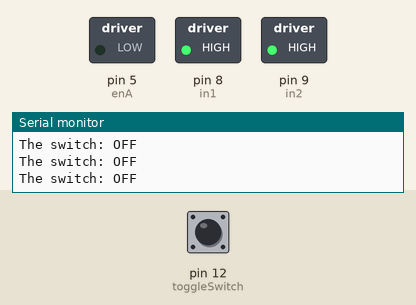
Bench run of a sketch on a simulated Arduino Uno, built with avr-gcc and run on an emulated ATmega328P. Parts: switched loads named in the sketch (green lamp = pin HIGH), the last lines printed to the serial monitor. Dashed ring = blinking. Inputs (shaded band) come from the test bench; at power-on: pin 12 (toggleSwitch) HIGH.

Above: at 1.2 s.
1.3 s: pin 12 (toggleSwitch) pulled LOW for 0.15 s
At 2.4 s:
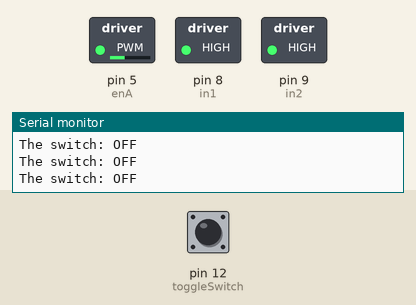
3.0 s: pin 12 (toggleSwitch) pulled LOW for 1 s
At 3.8 s:
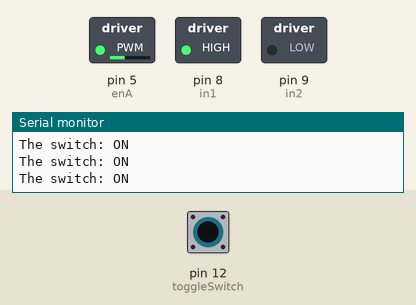
7.0 s: pin 12 (toggleSwitch) pulsed LOW 2 times (0.12 s each, 0.3 s apart)
At 7.3 s:
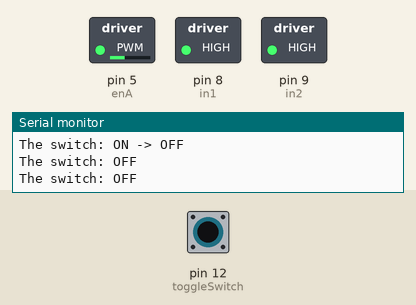
10.6 s: pin 12 (toggleSwitch) driven LOW
At 11.7 s:
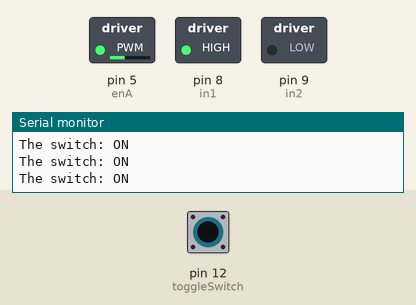
13.6 s: pin 12 (toggleSwitch) driven HIGH
At 14.7 s:
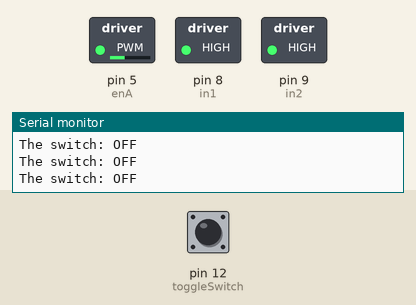
Timing chart, 0 to 16.6 s (numbered marks = the images above; inputs shaded):
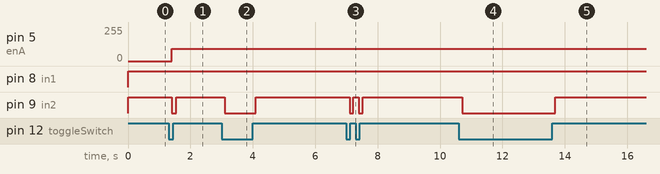

The sketch:

eppendorf_tube_rotator.ino
```cpp
// remember to add the ezButton library before starting
#include <ezButton.h>

#define enA 5
#define in1 8
#define in2 9
ezButton toggleSwitch(12);

int motorSpeedA = 0;

void setup() {
  // put your setup code here, to run once:
  Serial.begin(9600);
  toggleSwitch.setDebounceTime(50);
  pinMode(enA, OUTPUT);
  pinMode(in1,  OUTPUT);
  pinMode(in2, OUTPUT);
}

void loop() {
  // put your main code here, to run repeatedly:
  //analogWrite(enA, 100)
  toggleSwitch.loop();

  if (toggleSwitch.isPressed())
    Serial.println("The switch: OFF -> ON");

  if (toggleSwitch.isReleased())
    Serial.println("The switch: ON -> OFF");

  int state = toggleSwitch.getState();
  if (state == HIGH)
    Serial.println("The switch: OFF");
  else
    Serial.println("The switch: ON");

  if (state == LOW){
    digitalWrite(in1, HIGH);
    digitalWrite(in2, LOW);
    analogWrite(enA, 92);
  }else{
    digitalWrite(in1, HIGH);
    digitalWrite(in2, HIGH);
  }

}
/*
references:
 - https://howtomechatronics.com/tutorials/arduino/arduino-dc-motor-control-tutorial-l298n-pwm-h-bridge/
  - code and circuitry for motor and H-bridge
 - https://arduinogetstarted.com/tutorials/arduino-switch
  - code and cicuitry for switch
*/
```

Measured:
- after the input at 1.3 s, pin 5 (enA): 0/255 → 92/255 after 0.11 s; pin 9 (in2): HIGH → LOW after 0.11 s, → HIGH 0.14 s later
- after the input at 3.0 s, pin 9 (in2): HIGH → LOW after 0.11 s, → HIGH 0.99 s later
- after the input at 7.0 s, pin 9 (in2): alternates HIGH for 0.18 s and LOW for 0.12 s, 4 changes in all, then stays HIGH, starting after 0.11 s
- after the input at 10.6 s, pin 9 (in2): HIGH → LOW after 0.11 s
- after the input at 13.6 s, pin 9 (in2): LOW → HIGH after 0.10 s
